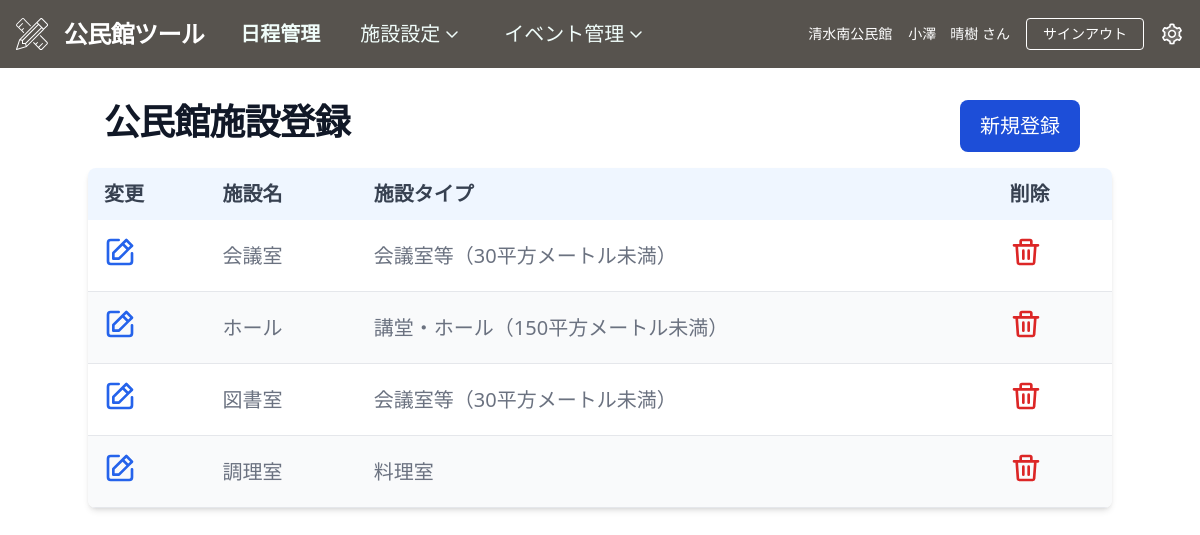
/event_manager/room (signed in), run on the app's committed database.
### accounts/models.py (models this page shows, shortened)
class User(AbstractBaseUser, PermissionsMixin):
    login_user = models.CharField(
        verbose_name=_("login user"),
        unique=True,
        max_length=64,
    )
    email = models.EmailField(
        verbose_name=_("email"),
    )
    name = models.CharField(
        verbose_name=_("name"),
        max_length=150,
        null=True,
        blank=False
    )
    public_hall = models.ForeignKey(
         PublicHall,
         on_delete=models.CASCADE,
         null=True,
         blank=True,
    )
    is_superuser = models.BooleanField(
        verbose_name=_("is_superuer"),
        default=False
    )
    is_staff = models.BooleanField(
        verbose_name=_('staff status'),
        default=False,
    )
    is_active = models.BooleanField(
        verbose_name=_('active'),
        default=True,
    )
    created_at = models.DateTimeField(
        verbose_name=_("created_at"),
        auto_now_add=True
    )
    updated_at = models.DateTimeField(
        verbose_name=_("updateded_at"),
        auto_now=True
    )
    objects = UserManager()
    USERNAME_FIELD = 'login_user' # ログイン時、ユーザー名の代わりにlogin_userを使用
    REQUIRED_FIELDS = ['email']  # スーパーユーザー作成時にemailも設定する

class PublicHall(models.Model):
	number = models.DecimalField('公民館No.',primary_key=True, unique=True,max_digits=4, decimal_places=0)
	name = models.CharField('公民館名', max_length=32)
	email = models.EmailField('メールアドレス', max_length=128)
	tel = models.CharField('電話番号', max_length=16)
	director = models.CharField('館長', max_length=32)
	def __str__(self):
		return self.name

### event_manager/models.py (models this page shows, shortened)
class Room(models.Model):
	name = models.CharField('利用施設名', max_length=64, blank=False)
	type = models.ForeignKey(UsageFee, null=True,on_delete=models.CASCADE)
	public_hall = models.ForeignKey(PublicHall,on_delete=models.CASCADE)

### common/models.py (models this page shows)
class UsageFee(models.Model):
	type = models.CharField('施設種類', max_length=64, blank=False)
	time_fee_1 = models.DecimalField('使用料金（午前）',max_digits=8,decimal_places=0,null=False)
	time_fee_2 = models.DecimalField('使用料金（午後）',max_digits=8,decimal_places=0,null=False)
	time_fee_3 = models.DecimalField('使用料金（夜間）',max_digits=8,decimal_places=0,null=False)
	time_fee_1_with_air = models.DecimalField('使用料金（午前）冷暖房',max_digits=8,decimal_places=0,null=False)
	time_fee_2_with_air = models.DecimalField('使用料金（午後）冷暖房',max_digits=8,decimal_places=0,null=False)
	time_fee_3_with_air = models.DecimalField('使用料金（夜間）冷暖房',max_digits=8,decimal_places=0,null=False)
	def __str__(self):
		return self.type

### event_manager/views.py (the view)
# urls.py: path('room', views.RoomListView.as_view(), name="room"),
class RoomListView(LoginRequiredMixin, ListView):
    template_name = "event_manager/room.html"
    model = Room
    def get_queryset(self):
        current_public_hall = self.request.user.public_hall  # ログイン中の公民館を取得
        if current_public_hall:
            queryset = Room.objects.filter(
                public_hall=current_public_hall).all()
        return queryset
    def get_context_data(self):
        context = super().get_context_data()
        context['page_title'] = '公民館施設登録'
        context['form'] = RoomForm()    # Create Modal画面
        context['form_update'] = RoomUpdateForm()    # Update Modal画面
        context['form_delete'] = RoomDeleteForm()    # Delete Modal画面
        return context

### templates/event_manager/room.html (shortened to what this page needs)
{% extends 'base_calendar.html' %}
{%block content %}
<div id="content">
	<section class="bg-white">
		<div class="flex flex-row py-4 px-4 mx-auto items-center justify-between">
			<h1 class="mb-2 text-4xl font-extrabold tracking-tight leading-none text-gray-900">
				{{ page_title }}
			</h1>
			<div class="space-y-2 mr-4">
				<button type="button" data-modal-target="#create-modal" data-modal-toggle="authentication-modal"
					data-modal-id="0"
					class="modal-open-button inline-flex justify-center items-center py-3 px-5 text-xl font-medium text-center text-white rounded-lg bg-blue-700 hover:bg-blue-800 focus:ring-4 focus:ring-blue-300">
					新規登録
				</button>
			</div>
		</div>
	</section>
	<div class="relative overflow-x-auto shadow-md sm:rounded-lg">
		<table class="w-full text-xl text-left rtl:text-right text-gray-500">
			<thead class="text-gray-700 uppercase bg-blue-50">
				<tr>
					<th scope="col" class="px-4 py-3">変更</th>
					<th scope="col" class="px-4 py-3">施設名</th>
					<th scope="col" class="px-4 py-3">施設タイプ</th>
					<th scope="col" class="px-4 py-3">削除</th>
				</tr>
			</thead>
			<tbody>
				{% for object in object_list %}
				<tr class="odd:bg-white even:bg-gray-50 border-b">
					<td class="px-4 py-4">
						<button type="button" class="modal-open-button font-medium text-blue-600"
							data-modal-hide="authentication-modal" data-modal-target="#update-modal"
							data-modal-id={{object.pk}}>
							<a href="#" class=" hover:underline">
							</a>
					</td>
					<td class="px-4 py-4">{{ object.name }}</td>
					<td class="px-4 py-4">{{ object.type }}</td>
					<td class="px-4 py-4">
						<button type="button" class="modal-open-button font-medium text-red-600"
							data-modal-hide="authentication-modal" data-modal-target="#delete-modal"
							data-modal-id={{object.pk}}>
						</button>
					</td>
				</tr>
				{% endfor %}
			</tbody>
		</table>
	</div>
</div>
{% endblock %}

### templates/base_calendar.html (shortened to what this page needs)
{% load static %}
<!DOCTYPE html>
<html lang="ja">
<head>
	<link href="{% static 'css/styles.css' %}" rel="stylesheet" />
</head>
<body>
	<nav class="flex flex-row items-center justify-between bg-stone-600 p-4">
		<div class="flex items-center flex-row text-white mr-6">
			<a href="{% url 'common:index' %}">
				<span class="font-semibold text-2xl tracking-tight mr-4">公民館ツール</span>
			</a>
			<a href="{% url 'event_manager:calendar' %}">
				<span class="font-semibold text-xl text-teal-50 hover:text-white px-5 py-1">日程管理</span>
			</a>
			<button type="button" data-dropdown-toggle="dropdownAccounting"
				class="dropdownbutton text-xl text-teal-50 hover:text-white font-medium rounded-lg px-5 py-1 text-center inline-flex items-center">
				施設設定
				<svg xmlns="http://www.w3.org/2000/svg" width="24" height="24" viewBox="0 0 24 24">
					<path fill="none" stroke="currentColor" stroke-linecap="round" stroke-linejoin="round"
						stroke-width="1.5" d="m7 10l5 5l5-5" />
				</svg>
			</button>
			<button type="button" data-dropdown-toggle="dropdownSupplier"
				class="dropdownbutton text-xl text-teal-50 hover:text-white font-medium rounded-lg px-5 py-1 text-center inline-flex items-center">
				イベント管理
				<svg xmlns="http://www.w3.org/2000/svg" width="24" height="24" viewBox="0 0 24 24">
					<path fill="none" stroke="currentColor" stroke-linecap="round" stroke-linejoin="round"
						stroke-width="1.5" d="m7 10l5 5l5-5" />
				</svg>
			</button>
		</div>
		<div class="flex flex-row items-center justify-end">
			<div class="text-white text-sm mr-4">
				{{ user.public_hall.name }}公民館
			</div>
			<div class="text-white text-sm mr-4">{{ user.name }} さん</div>
			<form action="{% url 'accounts:logout' %}" method="post" name="logout">
				<button type="submit"
					class="inline-block text-sm px-4 py-2 leading-none border rounded text-white border-white hover:border-transparent hover:text-teal-500 hover:bg-white mt-4 lg:mt-0">
					サインアウト
				</button>
			</form>
			<div class="ml-4 text-white">
				<a href="{% url 'common:settings' %}">
				</a>
			</div>
		</div>
	</nav>
	<div class="container mx-auto text-center mt-4">
		{% block content %} {% endblock %}
	</div>
</body>
</html>

### data on the page
User: public_hall.name "清水南", name "小澤 晴樹"
Room: name "会議室", type "会議室等（30平方メートル未満）"
Room: name "ホール", type "講堂・ホール（150平方メートル未満）"
Room: name "図書室", type "会議室等（30平方メートル未満）"
Room: name "調理室", type "料理室"

### other printed values
{{ page_title }} "公民館施設登録"
